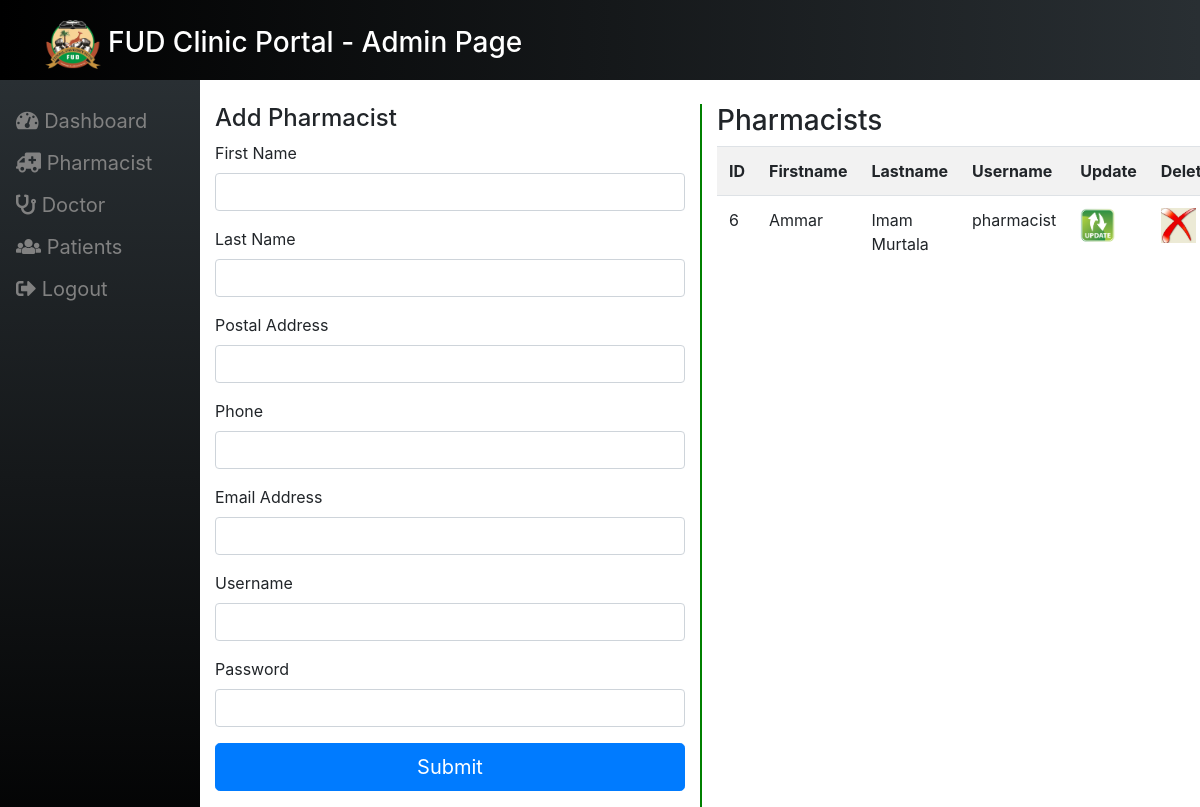
/admin_pharmacist.php (signed in), run on the app's committed database.
### tables this page shows
CREATE TABLE `pharmacist` (
  `pharmacist_id` tinyint(5) NOT NULL,
  `first_name` varchar(150) NOT NULL,
  `last_name` varchar(150) NOT NULL,
  `staff_id` varchar(10) NOT NULL,
  `postal_address` varchar(20) NOT NULL,
  `phone` varchar(15) NOT NULL,
  `email` varchar(200) NOT NULL,
  `username` varchar(40) NOT NULL,
  `password` varchar(50) NOT NULL,
  `date` datetime NOT NULL
);

### admin_pharmacist.php (the view, shortened to what this page needs)
<!DOCTYPE html>
<html>
<head>
<?php include 'incs/header.php' ?>
</head>
<body>
<?php include 'incs/data.php' ?>
<div class="main_body">
	<div class="container mt-4">
		<div class="row">
			<div class="col-md-6">
				<h4>Add Pharmacist</h4>
				<form onsubmit="return validateForm()" id="form1" class="form-horizontal" method="POST" action="<?php echo $_SERVER['PHP_SELF']; ?>">
					<div class="form-group">
						<label>First Name</label>
						<input type="text" name="first_name" class="form-control" required>
					</div>
					<div class="form-group">
						<label>Last Name</label>
						<input type="text" name="last_name" class="form-control" required>
					</div>
					<div class="form-group">
						<label>Postal Address</label>
						<input type="text" name="postal_address" class="form-control" required>
					</div>
					<div class="form-group">
						<label>Phone</label>
						<input type="text" name="phone" class="form-control" required>
					</div>
					<div class="form-group">
						<label>Email Address</label>
						<input type="email" name="email" class="form-control" required>
					</div>
					<div class="form-group">
						<label>Username</label>
						<input type="text" name="username" class="form-control" required>
					</div>
					<div class="form-group">
						<label>Password</label>
						<input type="password" name="password" class="form-control" required>
					</div>
					<div class="form-group">
						<button type="submit" class="btn btn-primary btn-block btn-lg" name="submit">Submit</button>
					</div>
				</form>
			</div>
			<div class="col-md-6" style="border-left: 2px solid green;">
				<h3>Pharmacists</h3>
				<?php echo $message;
        include_once('connect_db.php');
       $result = mysqli_query($con,"SELECT * FROM pharmacist")or die(mysqli_error($con));
        echo "<table class = 'table table-striped'>";
        echo "<tr> <th>ID</th><th>Firstname </th> <th>Lastname </th> <th>Username </th><th>Update </th><th>Delete</th></tr>";
        while($row = mysqli_fetch_array( $result )) {
                echo "<tr>";
                echo '<td>' . $row['pharmacist_id'] . '</td>';
                echo '<td>' . $row['first_name'] . '</td>';
				echo '<td>' . $row['last_name'] . '</td>';
				echo '<td>' . $row['username'] . '</td>';
				?>
				<td><a href="update_pharmacist.php?username=<?php echo $row['username']?>"><img src="images/update-icon.png" width="35" height="35" border="0" /></a></td>
				<td><a href="delete_pharmacist.php?pharmacist_id=<?php echo $row['pharmacist_id']?>"><img src="images/delete-icon.jpg" width="35" height="35" border="0" /></a></td>
				<?php
		 }
        echo "</table>";
?>
			</div>
		</div>
	</div>
</div>
</body>
</html>

### incs/header.php (style rules this page uses)
.main_body { margin-left: 200px; }

### data on the page
pharmacist: pharmacist_id "6", first_name "Ammar", last_name "Imam Murtala", username "pharmacist"
